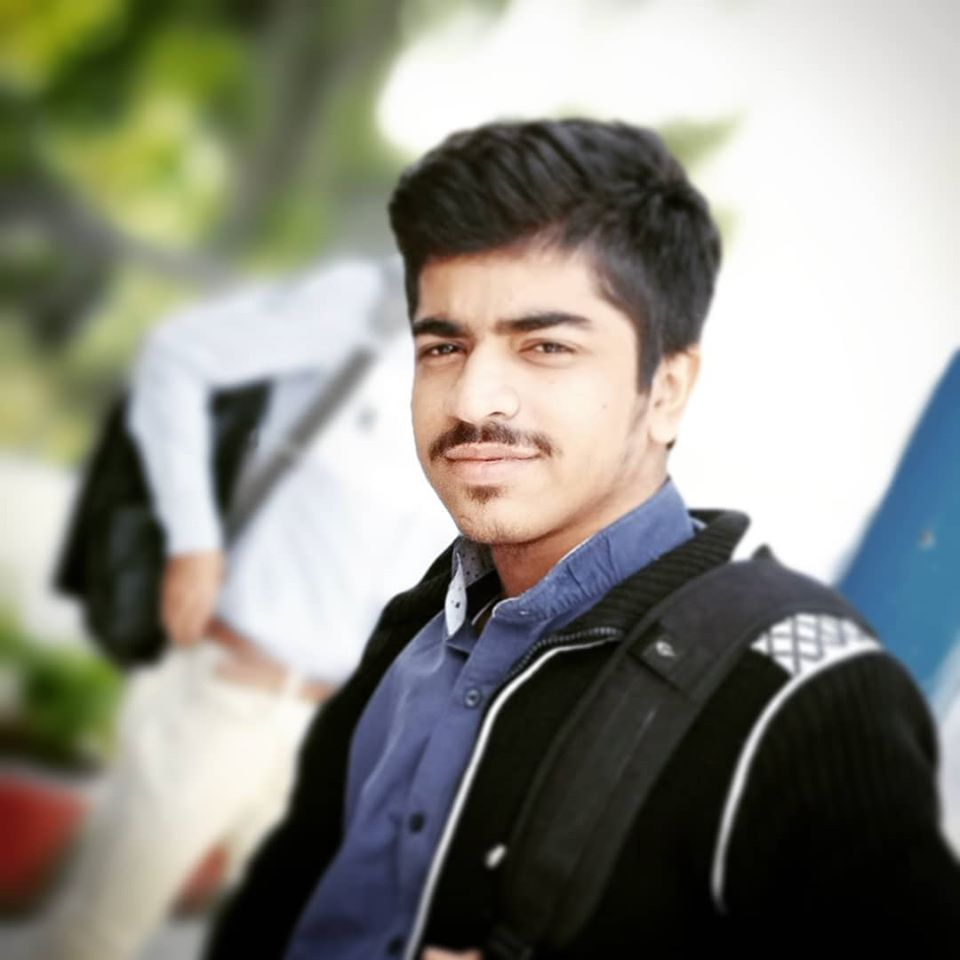
#> input picture FirstProject/resource/Profile.jpg, 960 x 960 px
$ python ch2.py
#> lines starting #> are read from the running program, lines starting #| are printed output that depends on the picture; after the words box and inside, x2 and y2 are one past the last pixel; in counts of white or black regions, pixels touching at a corner belong together
# import cv2
# # import numpy as np
#
# frameWidth = 640
# frameHeight = 480
#
# img = cv2.imread("resource/Profile.jpg")
# # img.set(3, 640)
# # img.set(4, 480)
#
# # kernel = np.ones((5, 5), np.uint8)
#
# imgGray = cv2.cvtColor(img, cv2.COLOR_BGR2GRAY)
# imgBlur = cv2.GaussianBlur(imgGray, (7, 7), 0)
# imgCanny = cv2.Canny(img, 150, 200)
# # imgDialation = cv2.dilate(imgCanny, kernel, iterations=1)
# # imgEroded = cv2.erode(imgDialation, kernel, iterations=1)
#
# cv2.imshow("Gray Image", imgGray)
# cv2.imshow("Blur Image", imgBlur)
# cv2.imshow("Canny Image", imgCanny)
# # imgDialation = cv2.dilate(imgCanny, kernel, iterations=1)

# # cv2.imshow("Dialation Image", imgDialation)
# # cv2.imshow("Eroded Image", imgEroded)
# cv2.waitKey(0)


import cv2
import numpy as np


img = cv2.imread('resource/Profile.jpg', cv2.IMREAD_UNCHANGED)
#> img is the input picture: shape (960, 960, 3); mean B, G, R 128, 137.4, 137.4
scale_percent = 30  # percent of original size
width = int(img.shape[1] * scale_percent / 100)
#> width = 288
height = int(img.shape[0] * scale_percent / 100)
#> height = 288
dim = (width, height)
#> dim = (288, 288)
resized = cv2.resize(img, dim, cv2.INTER_AREA)
imgCanny = cv2.Canny(resized, 150, 200)
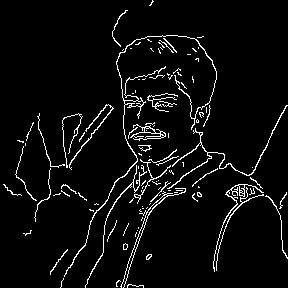
#> imgCanny: shape (288, 288); 4.8% white in thin lines or dots
kernel = np.ones((0, 0), np.uint8)

imgDialation = cv2.dilate(imgCanny, kernel, iterations=1)
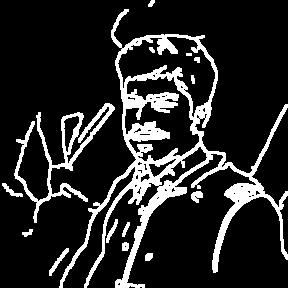
#> imgDialation: shape (288, 288); 15.4% white; 15 white regions (1 under 20 px), largest, box (x1, y1, x2, y2) and area: (59, 9, 288, 288) 9948, (14, 103, 115, 223) 2025, (49, 248, 69, 276) 133

cv2.imshow("Dialation Image", imgDialation)

cv2.imshow("Resized image", resized)
cv2.imshow("Canny Image", imgCanny)

cv2.waitKey(0)
cv2.destroyAllWindows()

$ run again, with FirstProject/resource/PicsArt_04-04-12.04.48.png saved as FirstProject/resource/Profile.jpg
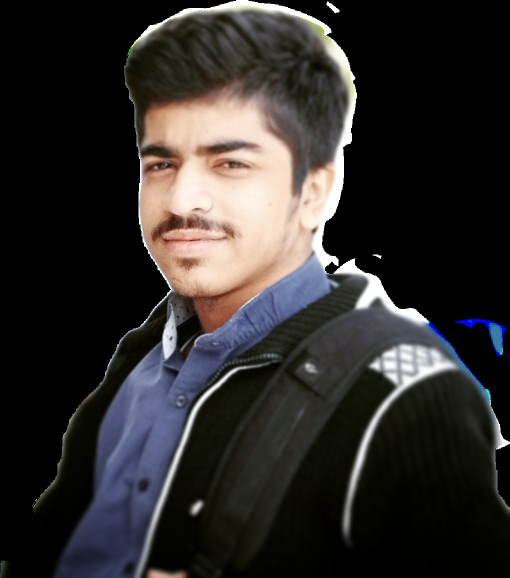
#> input picture FirstProject/resource/PicsArt_04-04-12.04.48.png, 1019 x 1155 px (shown at 1/2 size)
#> img is the input picture: shape (1155, 1019, 3); mean B, G, R 43.7, 44.8, 47.8
#> `imgCanny = cv2.Canny(resized, 150, 200)`:
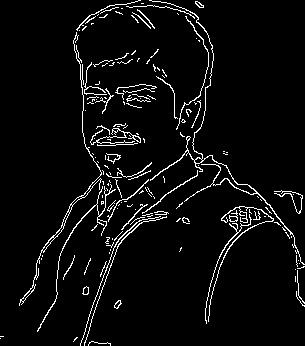
#> imgCanny: shape (346, 305); 4.7% white in thin lines or dots
#> `imgDialation = cv2.dilate(imgCanny, kernel, iterations=1)`:
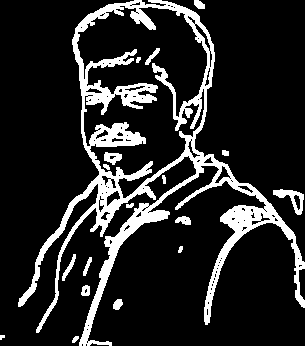
#> imgDialation: shape (346, 305); 15% white; 18 white regions (1 under 20 px), largest, box (x1, y1, x2, y2) and area: (18, 0, 305, 346) 14570, (273, 189, 304, 215) 303, (104, 152, 122, 165) 148
